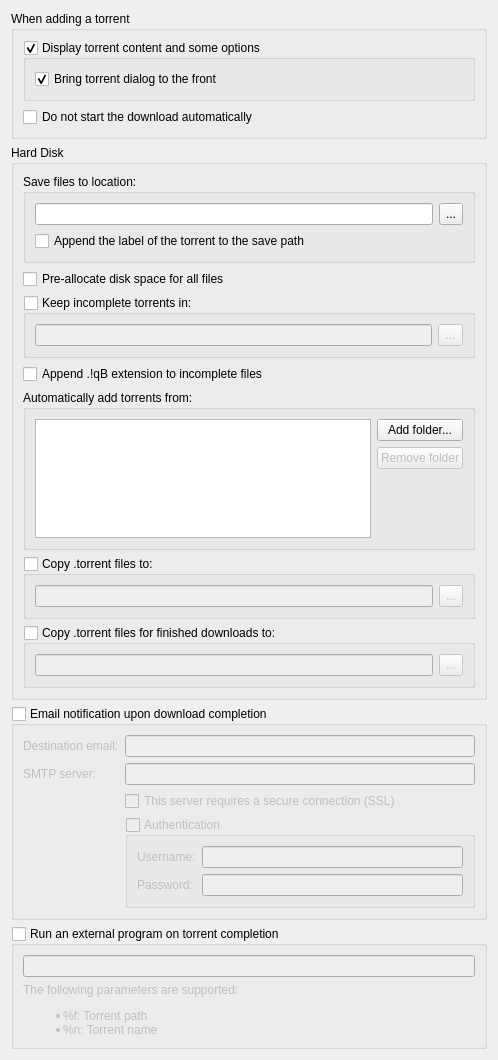
          <widget class="QWidget" name="scrollAreaWidgetContents_2">
           <property name="geometry">
            <rect>
             <x>0</x>
             <y>0</y>
             <width>498</width>
             <height>1060</height>
            </rect>
           </property>
           <layout class="QVBoxLayout" name="verticalLayout">
            <item>
             <widget class="QGroupBox" name="torrentAdditionBox">
              <property name="sizePolicy">
               <sizepolicy hsizetype="Expanding" vsizetype="Preferred">
                <horstretch>0</horstretch>
                <verstretch>0</verstretch>
               </sizepolicy>
              </property>
              <property name="title">
               <string>When adding a torrent</string>
              </property>
              <layout class="QGridLayout" name="gridLayout_5">
               <property name="bottomMargin">
                <number>9</number>
               </property>
               <item row="1" column="0">
                <widget class="QCheckBox" name="checkStartPaused">
                 <property name="text">
                  <string comment="The torrent will be added to download list in pause state">Do not start the download automatically</string>
                 </property>
                </widget>
               </item>
               <item row="0" column="0">
                <widget class="QGroupBox" name="checkAdditionDialog">
                 <property name="title">
                  <string>Display torrent content and some options</string>
                 </property>
                 <property name="checkable">
                  <bool>true</bool>
                 </property>
                 <layout class="QGridLayout" name="gridLayout_15">
                  <item row="0" column="0">
                   <widget class="QCheckBox" name="checkAdditionDialogFront">
                    <property name="text">
                     <string>Bring torrent dialog to the front</string>
                    </property>
                    <property name="checked">
                     <bool>true</bool>
                    </property>
                   </widget>
                  </item>
                 </layout>
                </widget>
               </item>
              </layout>
             </widget>
            </item>
            <item>
             <widget class="QGroupBox" name="fileSystemBox">
              <property name="sizePolicy">
               <sizepolicy hsizetype="Expanding" vsizetype="Preferred">
                <horstretch>0</horstretch>
                <verstretch>0</verstretch>
               </sizepolicy>
              </property>
              <property name="title">
               <string>Hard Disk</string>
              </property>
              <layout class="QVBoxLayout" name="verticalLayout_25">
               <item>
                <widget class="QGroupBox" name="groupBox_3">
                 <property name="title">
                  <string>Save files to location:</string>
                 </property>
                 <layout class="QVBoxLayout" name="verticalLayout_26">
                  <property name="bottomMargin">
                   <number>9</number>
                  </property>
                  <item>
                   <layout class="QHBoxLayout" name="horizontalLayout_10">
                    <item>
                     <widget class="QLineEdit" name="textSavePath">
                      <property name="sizePolicy">
                       <sizepolicy hsizetype="Expanding" vsizetype="Fixed">
                        <horstretch>0</horstretch>
                        <verstretch>0</verstretch>
                       </sizepolicy>
                      </property>
                      <property name="text">
                       <string/>
                      </property>
                     </widget>
                    </item>
                    <item>
                     <widget class="QToolButton" name="browseSaveDirButton">
                      <property name="enabled">
                       <bool>true</bool>
                      </property>
                      <property name="minimumSize">
                       <size>
                        <width>22</width>
                        <height>22</height>
                       </size>
                      </property>
                      <property name="maximumSize">
                       <size>
                        <width>25</width>
                        <height>27</height>
                       </size>
                      </property>
                      <property name="text">
                       <string notr="true">...</string>
                      </property>
                     </widget>
                    </item>
                   </layout>
                  </item>
                  <item>
                   <widget class="QCheckBox" name="checkAppendLabel">
                    <property name="text">
                     <string>Append the label of the torrent to the save path</string>
                    </property>
                   </widget>
                  </item>
                 </layout>
                </widget>
               </item>
               <item>
                <widget class="QCheckBox" name="checkPreallocateAll">
                 <property name="text">
                  <string>Pre-allocate disk space for all files</string>
                 </property>
                </widget>
               </item>
               <item>
                <widget class="QGroupBox" name="checkTempFolder">
                 <property name="title">
                  <string>Keep incomplete torrents in:</string>
                 </property>
                 <property name="checkable">
                  <bool>true</bool>
                 </property>
                 <property name="checked">
                  <bool>false</bool>
                 </property>
                 <layout class="QGridLayout" name="gridLayout_3">
                  <property name="bottomMargin">
                   <number>9</number>
                  </property>
                  <item row="0" column="0">
                   <widget class="QLineEdit" name="textTempPath"/>
                  </item>
                  <item row="0" column="1">
                   <widget class="QToolButton" name="browseTempDirButton">
                    <property name="sizePolicy">
                     <sizepolicy hsizetype="Fixed" vsizetype="Fixed">
                      <horstretch>25</horstretch>
                      <verstretch>27</verstretch>
                     </sizepolicy>
                    </property>
                    <property name="minimumSize">
                     <size>
                      <width>22</width>
                      <height>22</height>
                     </size>
                    </property>
                    <property name="maximumSize">
                     <size>
                      <width>25</width>
                      <height>27</height>
                     </size>
                    </property>
                    <property name="text">
                     <string notr="true">...</string>
                    </property>
                   </widget>
                  </item>
                 </layout>
                </widget>
               </item>
               <item>
                <widget class="QCheckBox" name="checkAppendqB">
                 <property name="text">
                  <string>Append .!qB extension to incomplete files</string>
                 </property>
                </widget>
               </item>
               <item>
                <widget class="QGroupBox" name="groupBox_2">
                 <property name="title">
                  <string>Automatically add torrents from:</string>
                 </property>
                 <layout class="QVBoxLayout" name="verticalLayout_38">
                  <property name="bottomMargin">
                   <number>9</number>
                  </property>
                  <item>
                   <layout class="QHBoxLayout" name="horizontalLayout_16">
                    <item>
                     <widget class="QTableView" name="scanFoldersView">
                      <property name="sizePolicy">
                       <sizepolicy hsizetype="Expanding" vsizetype="Expanding">
                        <horstretch>0</horstretch>
                        <verstretch>1</verstretch>
                       </sizepolicy>
                      </property>
                      <property name="minimumSize">
                       <size>
                        <width>250</width>
                        <height>75</height>
                       </size>
                      </property>
                      <property name="selectionMode">
                       <enum>QAbstractItemView::SingleSelection</enum>
                      </property>
                      <property name="selectionBehavior">
                       <enum>QAbstractItemView::SelectRows</enum>
                      </property>
                      <property name="showGrid">
                       <bool>false</bool>
                      </property>
                      <property name="sortingEnabled">
                       <bool>true</bool>
                      </property>
                      <attribute name="horizontalHeaderDefaultSectionSize">
                       <number>80</number>
                      </attribute>
                      <attribute name="horizontalHeaderShowSortIndicator" stdset="0">
                       <bool>false</bool>
                      </attribute>
                      <attribute name="horizontalHeaderStretchLastSection">
                       <bool>true</bool>
                      </attribute>
                      <attribute name="verticalHeaderVisible">
                       <bool>false</bool>
                      </attribute>
                     </widget>
                    </item>
                    <item>
                     <layout class="QVBoxLayout" name="verticalLayout_37">
                      <item>
                       <widget class="QPushButton" name="addScanFolderButton">
                        <property name="text">
                         <string>Add folder...</string>
                        </property>
                       </widget>
                      </item>
                      <item>
                       <widget class="QPushButton" name="removeScanFolderButton">
                        <property name="enabled">
                         <bool>false</bool>
                        </property>
                        <property name="text">
                         <string>Remove folder</string>
                        </property>
                       </widget>
                      </item>
                      <item>
                       <spacer name="verticalSpacer_6">
                        <property name="orientation">
                         <enum>Qt::Vertical</enum>
                        </property>
                        <property name="sizeHint" stdset="0">
                         <size>
                          <width>20</width>
                          <height>40</height>
                         </size>
                        </property>
                       </spacer>
                      </item>
                     </layout>
                    </item>
                   </layout>
                  </item>
                 </layout>
                </widget>
               </item>
               <item>
                <widget class="QGroupBox" name="checkExportDir">
                 <property name="sizePolicy">
                  <sizepolicy hsizetype="Preferred" vsizetype="Preferred">
                   <horstretch>0</horstretch>
                   <verstretch>0</verstretch>
                  </sizepolicy>
                 </property>
                 <property name="title">
                  <string>Copy .torrent files to:</string>
                 </property>
                 <property name="checkable">
                  <bool>true</bool>
                 </property>
                 <property name="checked">
                  <bool>false</bool>
                 </property>
                 <layout class="QGridLayout" name="gridLayout_4">
                  <property name="bottomMargin">
                   <number>9</number>
                  </property>
                  <item row="0" column="0">
                   <widget class="QLineEdit" name="textExportDir"/>
                  </item>
                  <item row="0" column="1">
                   <widget class="QToolButton" name="browseExportDirButton">
                    <property name="minimumSize">
                     <size>
                      <width>22</width>
                      <height>22</height>
                     </size>
                    </property>
                    <property name="maximumSize">
                     <size>
                      <width>25</width>
                      <height>27</height>
                     </size>
                    </property>
                    <property name="text">
                     <string notr="true">...</string>
                    </property>
                   </widget>
                  </item>
                 </layout>
                </widget>
               </item>
               <item>
                <widget class="QGroupBox" name="checkExportDirFin">
                 <property name="sizePolicy">
                  <sizepolicy hsizetype="Preferred" vsizetype="Preferred">
                   <horstretch>0</horstretch>
                   <verstretch>0</verstretch>
                  </sizepolicy>
                 </property>
                 <property name="focusPolicy">
                  <enum>Qt::StrongFocus</enum>
                 </property>
                 <property name="title">
                  <string>Copy .torrent files for finished downloads to:</string>
                 </property>
                 <property name="checkable">
                  <bool>true</bool>
                 </property>
                 <property name="checked">
                  <bool>false</bool>
                 </property>
                 <layout class="QGridLayout" name="gridLayout_13">
                  <property name="bottomMargin">
                   <number>9</number>
                  </property>
                  <item row="0" column="0">
                   <widget class="QLineEdit" name="textExportDirFin"/>
                  </item>
                  <item row="0" column="1">
                   <widget class="QToolButton" name="browseExportDirFinButton">
                    <property name="minimumSize">
                     <size>
                      <width>22</width>
                      <height>22</height>
                     </size>
                    </property>
                    <property name="maximumSize">
                     <size>
                      <width>25</width>
                      <height>27</height>
                     </size>
                    </property>
                    <property name="text">
                     <string notr="true">...</string>
                    </property>
                   </widget>
                  </item>
                 </layout>
                </widget>
               </item>
              </layout>
             </widget>
            </item>
            <item>
             <spacer name="verticalSpacer_5">
              <property name="orientation">
               <enum>Qt::Vertical</enum>
              </property>
              <property name="sizeHint" stdset="0">
               <size>
                <width>20</width>
                <height>40</height>
               </size>
              </property>
             </spacer>
            </item>
            <item>
             <widget class="QGroupBox" name="groupMailNotification">
              <property name="title">
               <string>Email notification upon download completion</string>
              </property>
              <property name="checkable">
               <bool>true</bool>
              </property>
              <property name="checked">
               <bool>false</bool>
              </property>
              <layout class="QVBoxLayout" name="verticalLayout_21">
               <item>
                <layout class="QFormLayout" name="formLayout">
                 <item row="0" column="0">
                  <widget class="QLabel" name="label_2">
                   <property name="text">
                    <string>Destination email:</string>
                   </property>
                  </widget>
                 </item>
                 <item row="0" column="1">
                  <widget class="QLineEdit" name="dest_email_txt"/>
                 </item>
                 <item row="1" column="0">
                  <widget class="QLabel" name="label_3">
                   <property name="text">
                    <string>SMTP server:</string>
                   </property>
                  </widget>
                 </item>
                 <item row="1" column="1">
                  <widget class="QLineEdit" name="smtp_server_txt"/>
                 </item>
                 <item row="3" column="1">
                  <widget class="QGroupBox" name="groupMailNotifAuth">
                   <property name="title">
                    <string>Authentication</string>
                   </property>
                   <property name="checkable">
                    <bool>true</bool>
                   </property>
                   <property name="checked">
                    <bool>false</bool>
                   </property>
                   <layout class="QFormLayout" name="formLayout_2">
                    <item row="0" column="0">
                     <widget class="QLabel" name="label_7">
                      <property name="text">
                       <string>Username:</string>
                      </property>
                     </widget>
                    </item>
                    <item row="0" column="1">
                     <widget class="QLineEdit" name="mailNotifUsername"/>
                    </item>
                    <item row="1" column="0">
                     <widget class="QLabel" name="label_8">
                      <property name="text">
                       <string>Password:</string>
                      </property>
                     </widget>
                    </item>
                    <item row="1" column="1">
                     <widget class="QLineEdit" name="mailNotifPassword">
                      <property name="echoMode">
                       <enum>QLineEdit::Password</enum>
                      </property>
                     </widget>
                    </item>
                   </layout>
                  </widget>
                 </item>
                 <item row="2" column="1">
                  <widget class="QCheckBox" name="checkSmtpSSL">
                   <property name="text">
                    <string>This server requires a secure connection (SSL)</string>
                   </property>
                  </widget>
                 </item>
                </layout>
               </item>
              </layout>
             </widget>
            </item>
            <item>
             <widget class="QGroupBox" name="autoRunBox">
              <property name="title">
               <string>Run an external program on torrent completion</string>
              </property>
              <property name="checkable">
               <bool>true</bool>
              </property>
              <property name="checked">
               <bool>false</bool>
              </property>
              <layout class="QVBoxLayout" name="verticalLayout_19">
               <item>
                <widget class="QLineEdit" name="autoRun_txt"/>
               </item>
               <item>
                <widget class="QLabel" name="label_4">
                 <property name="text">
                  <string>The following parameters are supported:
&lt;ul&gt;
&lt;li&gt;%f: Torrent path&lt;/li&gt;
&lt;li&gt;%n: Torrent name&lt;/li&gt;
&lt;/ul&gt;</string>
                 </property>
                 <property name="textFormat">
                  <enum>Qt::RichText</enum>
                 </property>
                </widget>
               </item>
              </layout>
             </widget>
            </item>
           </layout>
          </widget>
